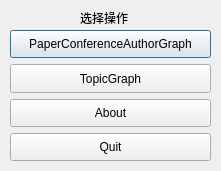
<?xml version="1.0" encoding="UTF-8"?>
<ui version="4.0">
 <class>LoadDialog</class>
 <widget class="QDialog" name="LoadDialog">
  <property name="geometry">
   <rect>
    <x>0</x>
    <y>0</y>
    <width>221</width>
    <height>171</height>
   </rect>
  </property>
  <property name="windowTitle">
   <string>Dialog</string>
  </property>
  <widget class="QLabel" name="label">
   <property name="geometry">
    <rect>
     <x>80</x>
     <y>10</y>
     <width>51</width>
     <height>16</height>
    </rect>
   </property>
   <property name="text">
    <string>选择操作：</string>
   </property>
  </widget>
  <widget class="QWidget" name="verticalLayoutWidget">
   <property name="geometry">
    <rect>
     <x>10</x>
     <y>30</y>
     <width>201</width>
     <height>131</height>
    </rect>
   </property>
   <layout class="QVBoxLayout" name="verticalLayout">
    <item>
     <widget class="QPushButton" name="PCAGraphButton">
      <property name="sizePolicy">
       <sizepolicy hsizetype="Minimum" vsizetype="Expanding">
        <horstretch>0</horstretch>
        <verstretch>0</verstretch>
       </sizepolicy>
      </property>
      <property name="text">
       <string>PaperConferenceAuthorGraph</string>
      </property>
      <property name="autoDefault">
       <bool>true</bool>
      </property>
     </widget>
    </item>
    <item>
     <widget class="QPushButton" name="TGraphButton">
      <property name="sizePolicy">
       <sizepolicy hsizetype="Minimum" vsizetype="Expanding">
        <horstretch>0</horstretch>
        <verstretch>0</verstretch>
       </sizepolicy>
      </property>
      <property name="text">
       <string>TopicGraph</string>
      </property>
     </widget>
    </item>
    <item>
     <widget class="QPushButton" name="aboutButton">
      <property name="sizePolicy">
       <sizepolicy hsizetype="Minimum" vsizetype="Expanding">
        <horstretch>0</horstretch>
        <verstretch>0</verstretch>
       </sizepolicy>
      </property>
      <property name="text">
       <string>About</string>
      </property>
     </widget>
    </item>
    <item>
     <widget class="QPushButton" name="quitButton">
      <property name="sizePolicy">
       <sizepolicy hsizetype="Minimum" vsizetype="Expanding">
        <horstretch>0</horstretch>
        <verstretch>0</verstretch>
       </sizepolicy>
      </property>
      <property name="text">
       <string>Quit</string>
      </property>
     </widget>
    </item>
   </layout>
  </widget>
 </widget>
 <resources/>
 <connections/>
</ui>
